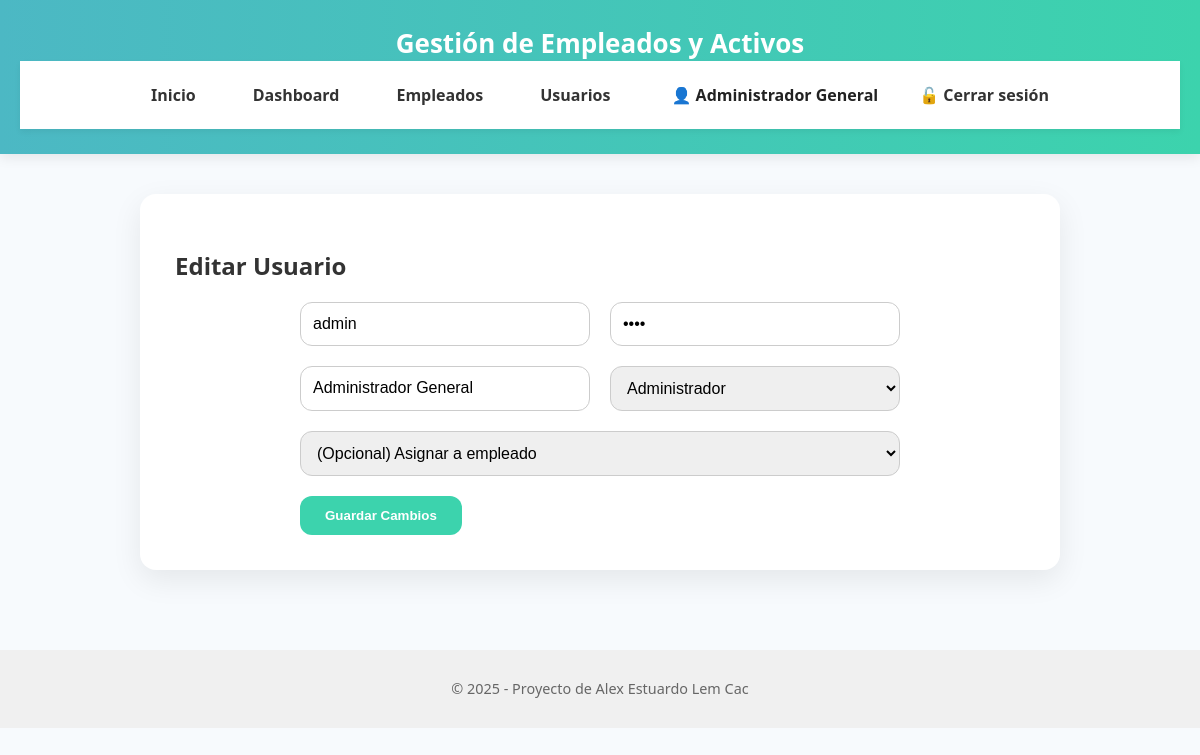
The app's page /usuarios/editar/1 (signed in) with its own data.
### tables this page shows
CREATE TABLE usuarios (
    id INTEGER PRIMARY KEY AUTOINCREMENT,
    username TEXT UNIQUE NOT NULL,
    password TEXT NOT NULL,
    nombre TEXT NOT NULL,
    rol TEXT NOT NULL DEFAULT 'empleado',
    id_empleado INTEGER,
    FOREIGN KEY(id_empleado) REFERENCES empleados(id)
);

### controllers/usuarios.py (the view, shortened to what this page needs)
@usuarios_bp.route('/editar/<int:id>', methods=['GET', 'POST'])
def editar_usuario(id):
    if 'usuario' not in session or session.get('rol') != 'admin':
        return redirect(url_for('auth_bp.login_admin'))
    conn = conectar()
    cursor = conn.cursor()
    cursor.execute("SELECT id, username, password, nombre, rol, id_empleado FROM usuarios WHERE id = ?", (id,))
    usuario = cursor.fetchone()
    empleados = obtener_empleados()
    conn.close()
    return render_template('editar_usuario.html', usuario=usuario, empleados=empleados)

### controllers/usuarios.py (called while the page is built)
def conectar():
    return sqlite3.connect(Config.DATABASE)

### models/empleado_model.py (called while the page is built)
def conectar():
    return sqlite3.connect(Config.DATABASE)

def obtener_empleados():
    conn = conectar()
    cursor = conn.cursor()
    cursor.execute("SELECT * FROM empleados ORDER BY id DESC")
    empleados = cursor.fetchall()
    conn.close()
    return empleados

### templates/editar_usuario.html (shortened to what this page needs)
{% extends "base.html" %}
{% block content %}
<div class="contenedor">
  <h2>Editar Usuario</h2>
  <form method="POST" class="formulario-grid" style="max-width: 600px; margin: auto;">
    <div class="form-row">
      <input type="text" name="username" value="{{ usuario[1] }}" placeholder="Nombre de Usuario" required>
      <input type="password" name="password" value="{{ usuario[2] }}" placeholder="Contraseña" required>
    </div>
    <div class="form-row">
      <input type="text" name="nombre" value="{{ usuario[3] }}" placeholder="Nombre completo" required>
      <select name="rol" required>
        <option value="admin" {% if usuario[4] == 'admin' %}selected{% endif %}>Administrador</option>
      </select>
    </div>
    <div class="form-row">
      <select name="id_empleado">
        <option value="">(Opcional) Asignar a empleado</option>
      </select>
    </div>
    <div class="form-row">
      <button type="submit">Guardar Cambios</button>
    </div>
  </form>
</div>
{% endblock %}

### templates/base.html (shortened to what this page needs)
<!DOCTYPE html>
<html lang="es">
<head>
  <link rel="stylesheet" href="{{ url_for('static', filename='css/estilo.css') }}">
</head>
<body>
  <header>
    <h1>Gestión de Empleados y Activos</h1>
    <nav>
      <a href="{{ url_for('inicio') }}" class="{% if request.endpoint == 'inicio' %}activo{% endif %}">Inicio</a>
      {% if session.get('usuario') %}
        {% if session.get('rol') == 'admin' %}
          <a href="{{ url_for('dashboard_bp.panel_admin') }}" class="{% if request.endpoint == 'dashboard_bp.panel_admin' %}activo{% endif %}">Dashboard</a>
          <a href="{{ url_for('empleados_bp.listar_empleados') }}" class="{% if request.endpoint == 'empleados_bp.listar_empleados' %}activo{% endif %}">Empleados</a>
          <a href="{{ url_for('usuarios_bp.listar_usuarios') }}" class="{% if request.endpoint == 'usuarios_bp.listar_usuarios' %}activo{% endif %}">Usuarios</a>
        {% elif session.get('rol') == 'empleado' %}
          <a href="{{ url_for('auth_bp.panel_empleado') }}" class="{% if request.endpoint == 'auth_bp.panel_empleado' %}activo{% endif %}">Mis Activos</a>
        {% endif %}
        <span style="margin-left: 20px; font-weight: bold;">
          👤 {{ session['usuario'] }}
        </span>
        <a href="{{ url_for('auth_bp.logout') }}" style="float: right;">🔓 Cerrar sesión</a>
      {% else %}
        <a href="{{ url_for('auth_bp.login_admin') }}" class="{% if request.endpoint == 'auth_bp.login_admin' %}activo{% endif %}">Login Admin</a>
        <a href="{{ url_for('auth_bp.login_empleado') }}" class="{% if request.endpoint == 'auth_bp.login_empleado' %}activo{% endif %}">Login Empleado</a>
      {% endif %}
    </nav>
  </header>
  <main>
    {% block content %}{% endblock %}
  </main>
  <footer>
    <p>&copy; 2025 - Proyecto de Alex Estuardo Lem Cac</p>
  </footer>
</body>
</html>

### static/css/estilo.css (style rules this page uses)
body { font-family: 'Segoe UI', sans-serif; margin: 0; background-color: #f7fafd; color: #333; }
header { background: linear-gradient(to right, #4CB8C4, #3CD3AD); color: white; padding: 25px 20px; text-align: center; box-shadow: 0 4px 12px rgba(0, 0, 0, 0.08); }
header h1 { margin: 0; font-size: 26px; }
nav { background: white; display: flex; justify-content: center; align-items: center; gap: 25px; padding: 15px; box-shadow: 0 3px 6px rgba(0, 0, 0, 0.06); position: sticky; top: 0; z-index: 1000; }
nav a { color: #333; text-decoration: none; font-weight: 600; padding: 8px 16px; border-radius: 10px; transition: all 0.3s ease; }
main { padding: 40px 20px; }
.contenedor { background: white; padding: 35px; max-width: 850px; margin: auto; border-radius: 16px; box-shadow: 0 10px 30px rgba(0, 0, 0, 0.08); }
.formulario-grid { display: flex; flex-direction: column; gap: 20px; margin-top: 25px; }
.form-row { display: flex; flex-wrap: wrap; gap: 20px; }
.form-row input, .form-row select { flex: 1; padding: 12px; font-size: 16px; border: 1px solid #ccc; border-radius: 12px; outline-color: #3CD3AD; }
.form-row button, button { background-color: #3CD3AD; color: white; padding: 12px 25px; border: none; border-radius: 12px; font-weight: bold; cursor: pointer; transition: background 0.3s ease; }
footer { text-align: center; padding: 15px; font-size: 0.9em; color: #666; background: #f0f0f0; margin-top: 40px; }
a { color: #007dbc; text-decoration: none; font-weight: 500; }
nav span { color: #222; font-weight: bold; }

### records on screen
usuarios: usuario "Administrador General", username "admin", nombre "Administrador General", rol "Administrador"
